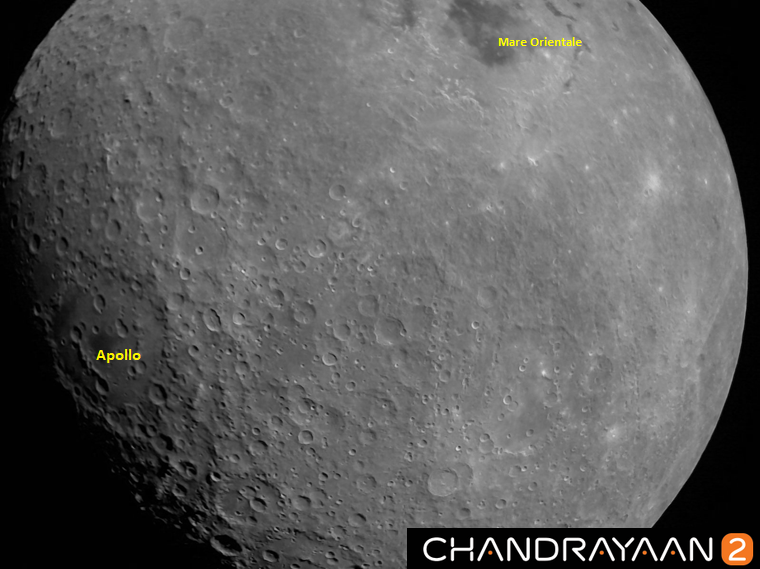
#> input picture HistogramMatchin/Chandrayaan2 - Q3a-inputimage.png, 760 x 569 px
$ python Code.py   (older library calls are emulated)
#> lines starting #> are read from the running program, lines starting #| are printed output that depends on the picture
# -*- coding: utf-8 -*-
"""DIP2.ipynb

Automatically generated by Colaboratory.

Original file is located at
    https://colab.research.google.com/drive/1RRtTF1Oq8qm6hG3WIT2nGXLFw284_vvu

# **Question 3 a**
"""

import matplotlib.pyplot as plt
import numpy as np
import string
import cv2
import random
from scipy import ndimage
import math

img = cv2.imread('Chandrayaan2 - Q3a-inputimage.png')
#> img is the input picture: shape (569, 760, 3); mean B, G, R 92.3, 92.7, 93
gray = cv2.cvtColor(img, cv2.COLOR_BGR2GRAY)
gray=gray.astype(np.float)

imgg = cv2.imread('Q3-a unsharpmasked output.jpg')
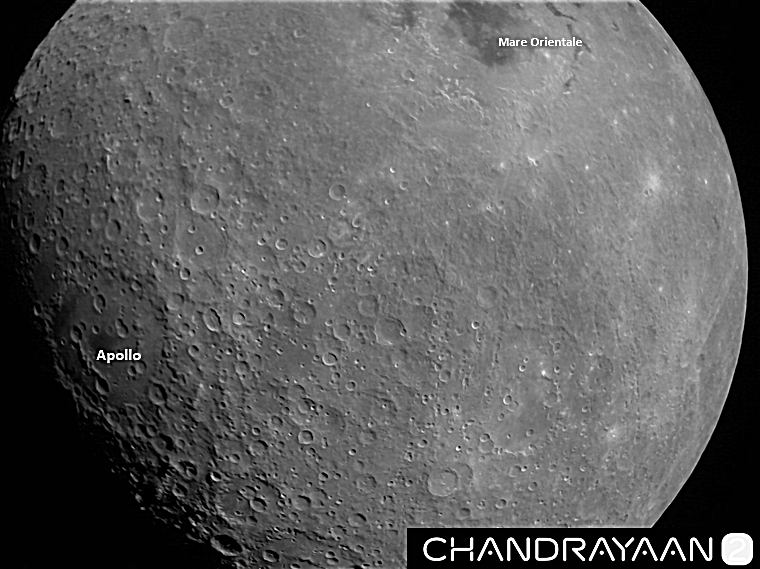
#> input picture HistogramMatchin/Q3-a unsharpmasked output.jpg, 760 x 569 px
#> imgg is the input picture: shape (569, 760, 3); min 0, max 255, mean 93.4
grayy = cv2.cvtColor(imgg, cv2.COLOR_BGR2GRAY)
# grayy=grayy.astype(np.float)

plt.figure(figsize=(5, 5))
plt.imshow(gray,cmap='gray')
plt.show()

a=int((7-1)/2)
b=int((7-1)/2)
filter=(1/49)*np.ones((7,7))

blur2=ndimage.convolve(gray,filter)
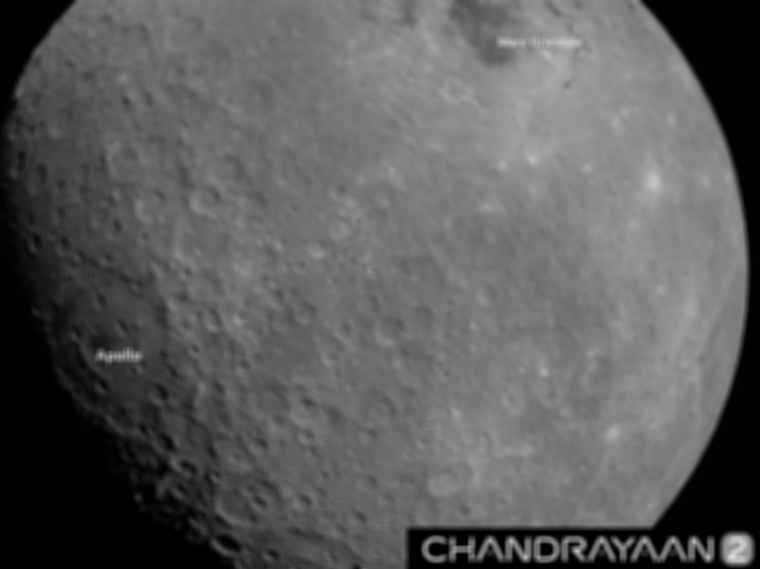
#> blur2: shape (569, 760) float64; min 0, max 222.9, mean 92.8
fig, axs = plt.subplots(1, 3, figsize=(15, 15))
axs[0].set_title("Blurred Image")
axs[0].imshow(blur2,cmap='gray')


mask2=gray-blur2
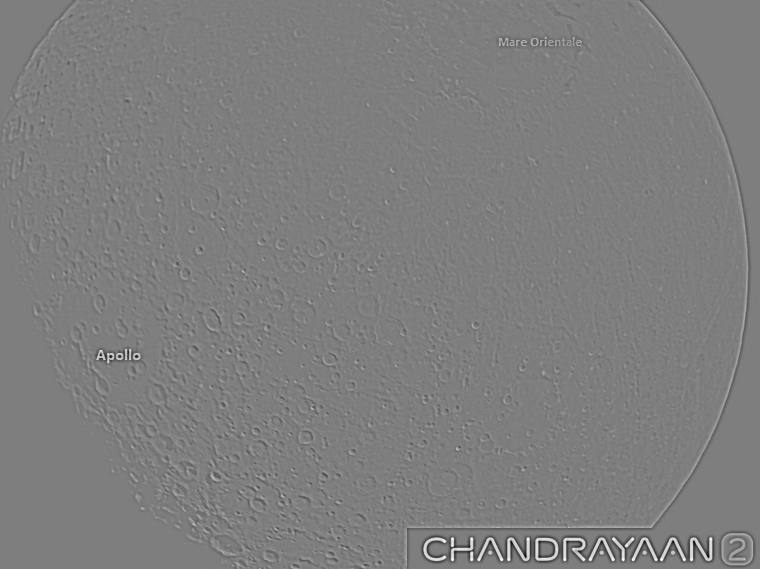
#> mask2: shape (569, 760) float64; min -184.6, max 187.4, mean 0; drawn with min black and max white
axs[1].set_title("Image of Mask")
axs[1].imshow(mask2,cmap='gray')


unsharpmask2=gray+mask2
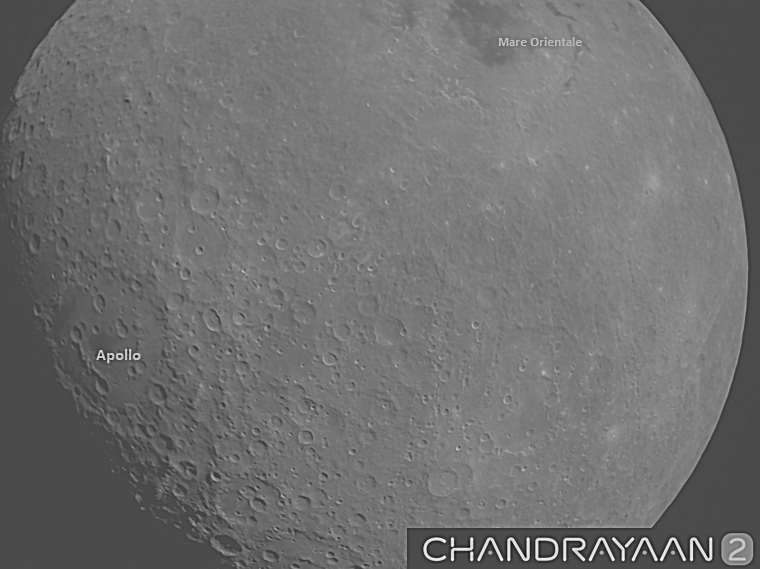
#> unsharpmask2: shape (569, 760) float64; min -184.6, max 442.4, mean 92.8; drawn with min black and max white
# unsharpmask2=cv2.normalize(unsharpmask2,None,0,255,cv2.NORM_MINMAX)

cv2.imwrite("unsharpmask2.png",unsharpmask2)
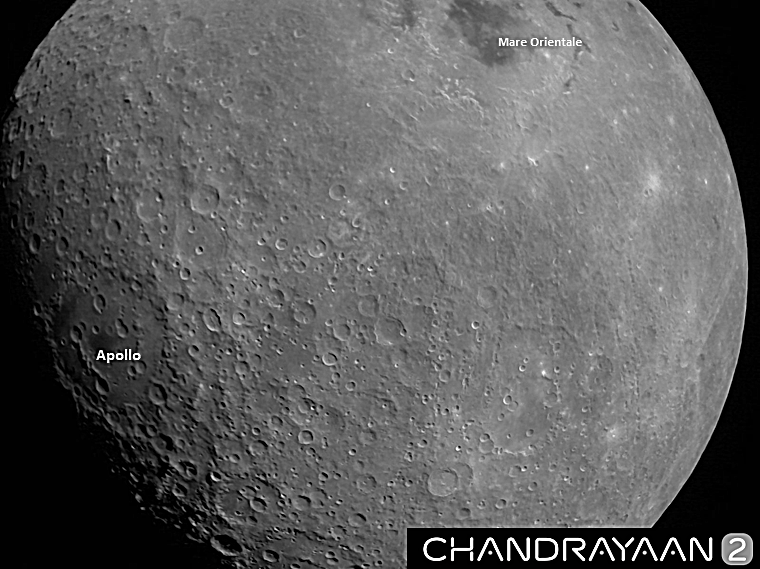
#> saved as unsharpmask2.png: shape (569, 760); min 0, max 255, mean 93.1
axs[2].set_title("Unsharp(Final) Image")
axs[2].imshow(np.round(unsharpmask2),cmap='gray')

plt.show()
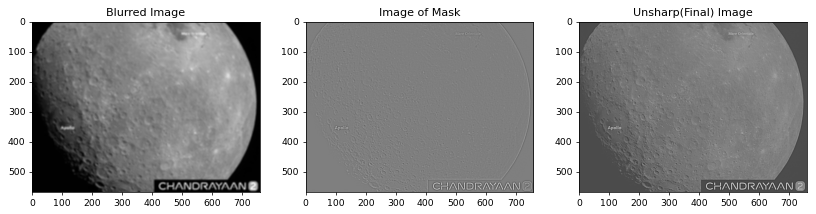
#> figure drawn by matplotlib, 3 panels
#> (the run stopped early here; a loop or call above may not have finished)
